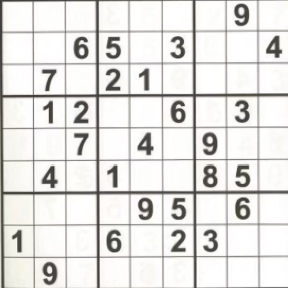
#> input picture python/shogi-camera/shogicam/preprocess/debug/fit_img.png, 288 x 288 px
$ python -i _detect_corners.py   (imports and definitions only)
#> lines starting #> are read from the running program, lines starting #| are printed output that depends on the picture; after the words box and inside, x2 and y2 are one past the last pixel; in counts of white or black regions, pixels touching at a corner belong together
#> further down, picture is the input picture: shape (288, 288, 3); mean B, G, R 222.6, 225.1, 226
import cv2
import numpy as np
import itertools
import math
from scipy.optimize import basinhopping

def detect_corners(raw_img):
    img = fit_size(raw_img, 500, 500)
    polies = convex_poly(img)
    poly = select_corners(img, polies)
    x0 = poly.flatten()
    rect, score = convex_poly_fitted(img)

    scale = raw_img.shape[0] / img.shape[0]
    rect = np.int32(normalize_corners(rect) * scale)

    score *= -1/255
    return rect, score

def fit_size(img, h, w):
#> called with h = 500, w = 500
    size = img.shape[:2]
#> size = (288, 288)
    f = min(h / size[0], w / size[1])
#> f = 1.74
    return cv2.resize(img, (int(size[1] * f), int(size[0] * f)), interpolation=cv2.INTER_AREA)
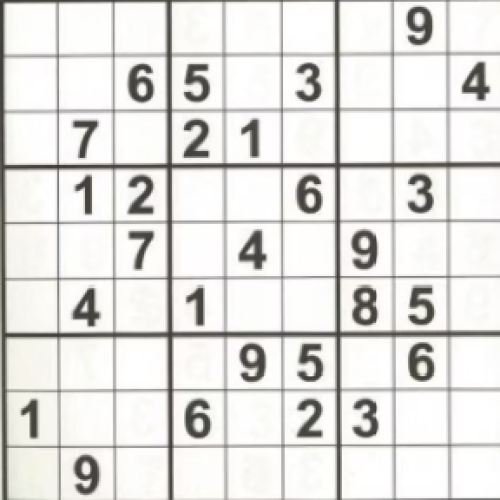
#> returned value: shape (500, 500, 3); mean of channels 0, 1, 2 222.5, 225.1, 226; drawn as B, G, R

def edge(img, show=True):
    gray = cv2.cvtColor(img, cv2.COLOR_BGR2GRAY)
    edges = cv2.Canny(gray, 50, 150)
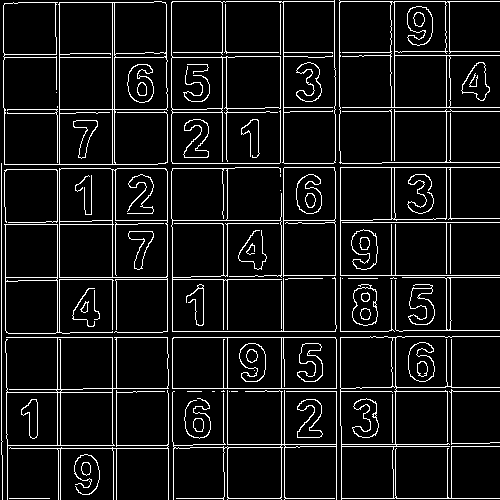
#> edges: shape (500, 500); 8.6% white in thin lines or dots
    return edges

# [4 lines left out: function line, not called in this run]

def contours(img, show=True):
    edges = edge(img, False)
    contours = cv2.findContours(edges, cv2.RETR_LIST, cv2.CHAIN_APPROX_SIMPLE)[0]
#> contours = 166 contours, 43 with area under 20; largest, box (x1, y1, x2, y2) and area: (3, 1, 168, 165) 17224, (171, 0, 336, 164) 13949, (59, 168, 168, 333) 11762, (5, 337, 169, 500) 11268, (340, 336, 500, 500) 8690
    blank = np.zeros(img.shape, np.uint8)
    min_area = img.shape[0] * img.shape[1] * 0.2 # 画像の何割占めるか
#> min_area = 50000
    large_contours = [c for c in contours if cv2.contourArea(c) > min_area]
    cv2.drawContours(blank, large_contours, -1, (0,255,0), 1)
    return large_contours

def convex(img, show=True):
    blank = np.copy(img)
    convexes = []
    for cnt in contours(img, False):
        convex = cv2.convexHull(cnt)
        cv2.drawContours(blank, [convex], -1, (0,255,0), 2)
        convexes.append(convex)
#> this loop made 0 passes
#> after the loop, convexes = []
    return convexes

def convex_poly(img, show=True):
    cnts = convex(img, False)
#> cnts = []
    blank = np.copy(img)
    polies = []
    for cnt in cnts:
        arclen = cv2.arcLength(cnt, True)
        poly = cv2.approxPolyDP(cnt, 0.02*arclen, True)
        cv2.drawContours(blank, [poly], -1, (0,255,0), 2)
        polies.append(poly)
#> after the loop, polies = []
    return [poly[:, 0, :] for poly in polies]

def select_corners(img, polies):
    p_selected = []
    p_scores = []
    for poly in polies:
        choices = np.array(list(itertools.combinations(poly, 4)))
        scores = []
        # 正方形に近いものを選ぶ
        for c in choices:
            line_lens = [np.linalg.norm(c[(i + 1) % 4] - c[i]) for i in range(4)]
            base = cv2.contourArea(c) ** 0.5
            score = sum([abs(1 - l/base) ** 2 for l in line_lens])
            scores.append(score)
        idx = np.argmin(scores)
        p_selected.append(choices[idx])
        p_scores.append(scores[idx])
#> after the loop, p_scores = []; p_selected = []
#> (the run stopped early here; a loop or call above may not have finished)
